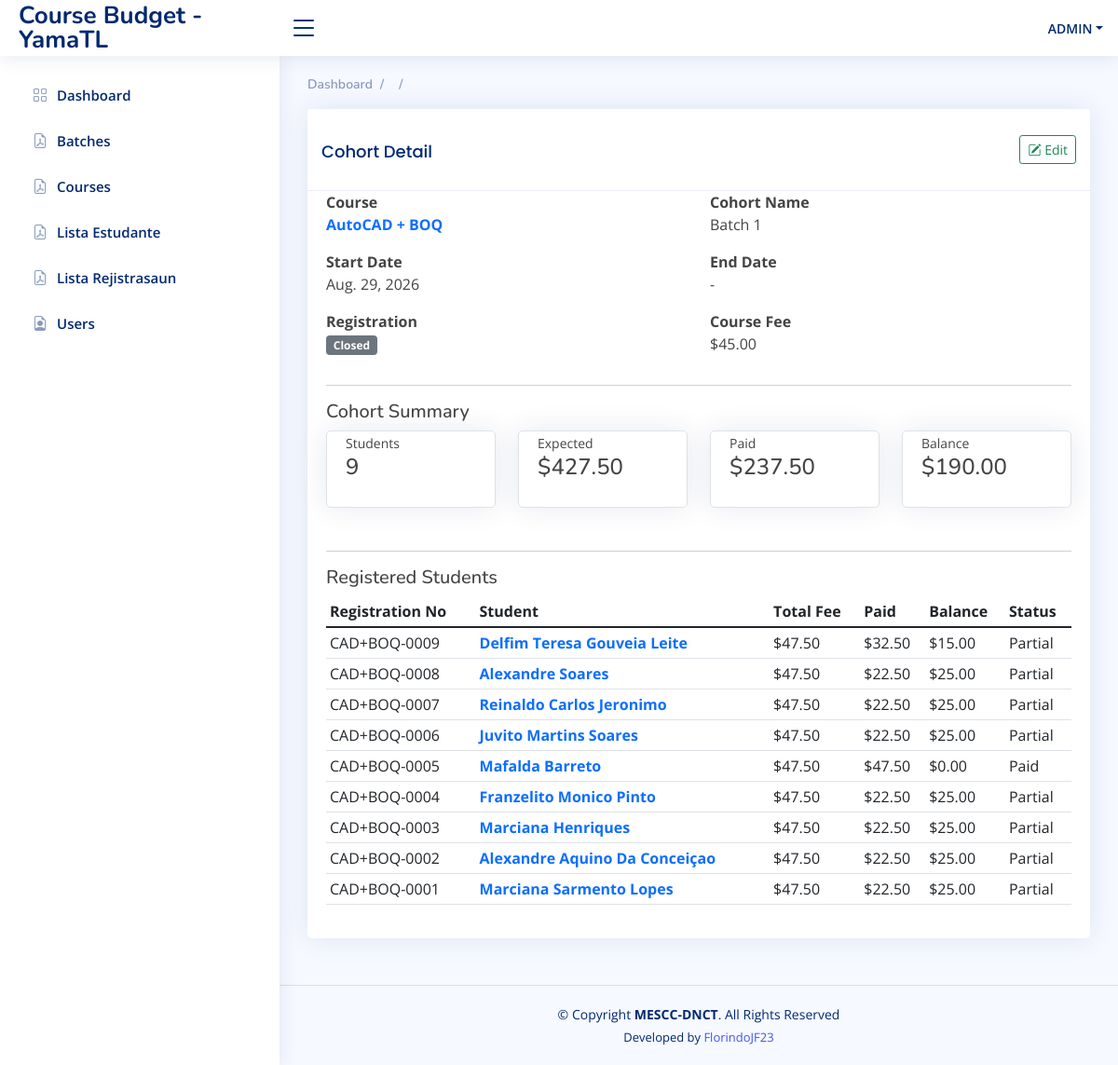
The app's page /courses/batches/3/ (signed in) with its own data.
### courses/models.py (models this page shows, shortened)
class Cohort(models.Model):
    course = models.ForeignKey(Course, on_delete=models.PROTECT, related_name="cohorts")
    name = models.CharField(max_length=100)
    start_date = models.DateField()
    end_date = models.DateField(null=True, blank=True)
    registration_open = models.BooleanField(default=True)
    created_at = models.DateTimeField(auto_now_add=True)
    class Meta:
        ordering = ["-start_date"]

class Course(models.Model):
    code = models.CharField(max_length=20, unique=True)
    name = models.CharField(max_length=100, unique=True)
    fee = models.DecimalField(max_digits=10, decimal_places=2)
    active = models.BooleanField(default=True)
    created_at = models.DateTimeField(auto_now_add=True)
    class Meta:
        ordering = ["name"]

class Registration(models.Model):
    PAYMENT_METHOD_CHOICES = [
        ("Cash", "Cash"),
        ("Bank Transfer", "Bank Transfer"),
        ("Mobile Payment", "Mobile Payment"),
    ]
    student = models.ForeignKey(Student, on_delete=models.PROTECT, related_name="registrations")
    cohort = models.ForeignKey(Cohort, on_delete=models.PROTECT, related_name="registrations")
    course_fee = models.DecimalField(max_digits=10, decimal_places=2, null=True, blank=True)
    registration_fee = models.DecimalField(max_digits=10, decimal_places=2, default=Decimal("2.50"))
    amount_paid = models.DecimalField(max_digits=10, decimal_places=2, default=Decimal("0.00"))
    payment_method = models.CharField(max_length=50, choices=PAYMENT_METHOD_CHOICES, blank=True)
    payment_date = models.DateField(null=True, blank=True)
    notes = models.TextField(blank=True)
    payment_history = models.JSONField(default=list, blank=True)
    created_at = models.DateTimeField(auto_now_add=True)
    updated_at = models.DateTimeField(auto_now=True)
    class Meta:
        ordering = ["-created_at"]
    @property
    def total_fee(self):
        course_fee = self.course_fee or Decimal("0.00")
        registration_fee = self.registration_fee or Decimal("0.00")
        return course_fee + registration_fee
    @property
    def balance(self):
        amount_paid = self.amount_paid or Decimal("0.00")
        return self.total_fee - amount_paid
    @property
    def payment_status(self):
        amount_paid = self.amount_paid or Decimal("0.00")
        if amount_paid <= 0:
            return "Unpaid"
        if amount_paid < self.total_fee:
            return "Partial"
        return "Paid"

class Student(models.Model):
    SEX_CHOICES = [
        ("Male", "Male"),
        ("Female", "Female"),
    ]
    reg_no = models.CharField(max_length=30, unique=True)
    full_name = models.CharField(max_length=200)
    sex = models.CharField(max_length=10,choices=SEX_CHOICES,blank=True,)
    education_semester = models.PositiveIntegerField(null=True, blank=True)
    study_program = models.CharField(max_length=200, blank=True)
    birth_date = models.DateField(null=True, blank=True)
    email = models.EmailField(blank=True)
    phone = models.CharField(max_length=30, blank=True)
    address = models.TextField(blank=True)
    created_at = models.DateTimeField(auto_now_add=True)
    class Meta:
        ordering = ["full_name"]

### courses/views.py (the view)
# urls.py: path("batches/<int:pk>/", views.cohort_detail, name="cohort_detail"),
@login_required
def cohort_detail(request, pk):
    cohort = get_object_or_404(
        Cohort.objects.select_related("course"),
        pk=pk
    )
    registrations = Registration.objects.filter(
        cohort=cohort
    ).select_related("student")
    summary = registrations.aggregate(
        student_count=Count("id"),
        course_fee=Coalesce(
            Sum("course_fee"), Decimal("0.00")
        ),
        registration_fee=Coalesce(
            Sum("registration_fee"), Decimal("0.00")
        ),
        amount_paid=Coalesce(
            Sum("amount_paid"), Decimal("0.00")
        ),
    )
    expected = summary["course_fee"] + summary["registration_fee"]
    balance = expected - summary["amount_paid"]
    return render(request, "courses/cohort_detail.html", {
        "cohort": cohort,
        "registrations": registrations,
        "summary": summary,
        "expected": expected,
        "balance": balance,
    })

### courses/templates/courses/cohort_detail.html
{% extends 'main/base.html' %}
{% block content %}
<section class="section">
    <div class="row">
        <div class="col-lg-12">
            <div class="card">
                <div class="card-header d-flex justify-content-between align-items-center">
                    <h5 class="card-title mb-0">
                        Cohort Detail
                    </h5>
                    <a href="{% url 'cohort_update' cohort.id %}"
                       class="btn btn-sm btn-outline-success">
                        <i class="bi bi-pencil-square"></i> Edit
                    </a>
                </div>
                <div class="card-body">
                    <div class="row">
                        <div class="col-md-6">
                            <strong>Course</strong>
                            <p>
                                <a href="{% url 'course_detail' cohort.course.id %}"
                                   class="text-primary fw-bold">
                                    {{ cohort.course.name }}
                                </a>
                            </p>
                        </div>
                        <div class="col-md-6">
                            <strong>Cohort Name</strong>
                            <p>{{ cohort.name }}</p>
                        </div>
                        <div class="col-md-6">
                            <strong>Start Date</strong>
                            <p>{{ cohort.start_date }}</p>
                        </div>
                        <div class="col-md-6">
                            <strong>End Date</strong>
                            <p>{{ cohort.end_date|default:"-" }}</p>
                        </div>
                        <div class="col-md-6">
                            <strong>Registration</strong>
                            <p>
                                {% if cohort.registration_open %}
                                    <span class="badge bg-success">
                                        Open
                                    </span>
                                {% else %}
                                    <span class="badge bg-secondary">
                                        Closed
                                    </span>
                                {% endif %}
                            </p>
                        </div>
                        <div class="col-md-6">
                            <strong>Course Fee</strong>
                            <p>
                                ${{ cohort.course.fee|floatformat:2 }}
                            </p>
                        </div>
                    </div>
                    <hr>
                    <h5>Cohort Summary</h5>
                    <div class="row">
                        <div class="col-md-3">
                            <div class="card border">
                                <div class="card-body">
                                    <small>Students</small>
                                    <h4>{{ summary.student_count }}</h4>
                                </div>
                            </div>
                        </div>
                        <div class="col-md-3">
                            <div class="card border">
                                <div class="card-body">
                                    <small>Expected</small>
                                    <h4>${{ expected|floatformat:2 }}</h4>
                                </div>
                            </div>
                        </div>
                        <div class="col-md-3">
                            <div class="card border">
                                <div class="card-body">
                                    <small>Paid</small>
                                    <h4>${{ summary.amount_paid|floatformat:2 }}</h4>
                                </div>
                            </div>
                        </div>
                        <div class="col-md-3">
                            <div class="card border">
                                <div class="card-body">
                                    <small>Balance</small>
                                    <h4>${{ balance|floatformat:2 }}</h4>
                                </div>
                            </div>
                        </div>
                    </div>
                    <hr>
                    <h5>Registered Students</h5>
                    <div class="table-responsive">
                        <table class="table table-sm table-hover">
                            <thead>
                                <tr>
                                    <th>Registration No</th>
                                    <th>Student</th>
                                    <th>Total Fee</th>
                                    <th>Paid</th>
                                    <th>Balance</th>
                                    <th>Status</th>
                                </tr>
                            </thead>
                            <tbody>
                                {% for registration in registrations %}
                                <tr>
                                    <td>
                                        {{ registration.student.reg_no }}
                                    </td>
                                    <td>
                                        <a href="{% url 'registration_detail' registration.id %}"
                                           class="text-primary fw-bold">
                                            {{ registration.student.full_name }}
                                        </a>
                                    </td>
                                    <td>
                                        ${{ registration.total_fee|floatformat:2 }}
                                    </td>
                                    <td>
                                        ${{ registration.amount_paid|floatformat:2 }}
                                    </td>
                                    <td>
                                        ${{ registration.balance|floatformat:2 }}
                                    </td>
                                    <td>
                                        {{ registration.payment_status }}
                                    </td>
                                </tr>
                                {% empty %}
                                <tr>
                                    <td colspan="6" class="text-center">
                                        No student registered in this cohort.
                                    </td>
                                </tr>
                                {% endfor %}
                            </tbody>
                        </table>
                    </div>
                </div>
            </div>
        </div>
    </div>
</section>
{% endblock content %}

### main/templates/main/base.html (shortened to what this page needs)
{% load static %}
<!DOCTYPE html>
<html lang="en">
<head>
  <link href="{% static 'main/assets/vendor/bootstrap/css/bootstrap.min.css' %}" rel="stylesheet">
  <link href="{% static 'main/assets/vendor/bootstrap-icons/bootstrap-icons.css' %}" rel="stylesheet">
  <link href="{% static 'main/assets/vendor/boxicons/css/boxicons.min.css' %}" rel="stylesheet">
  <link href="{% static 'main/assets/vendor/quill/quill.snow.css' %}" rel="stylesheet">
  <link href="{% static 'main/assets/vendor/quill/quill.bubble.css' %}" rel="stylesheet">
  <link href="{% static 'main/assets/vendor/remixicon/remixicon.css' %}" rel="stylesheet">
  <link href="{% static 'main/assets/css/style.css' %}" rel="stylesheet">
</head>
<body>
  <header id="header" class="header fixed-top d-flex align-items-center">
    {% include 'main/header.html' %}
  </header>
  <aside id="sidebar" class="sidebar">
    {% include 'main/sidebar.html' %}
  </aside>
  <main id="main" class="main">
    <div class="pagetitle">
      <nav>
        <ol class="breadcrumb">
          <li class="breadcrumb-item"><a href="{% url 'dashboard2' %}">Dashboard</a></li>
          <li class="breadcrumb-item"></li>
          <li class="breadcrumb-item active">{{title}}</li>
        </ol>
      </nav>
    </div>
    <section class="section dashboard">
      {% block content %}
      {% endblock %}
    </section>
  </main>
  <footer id="footer" class="footer">
    <div class="copyright">
      &copy; Copyright <strong><span>MESCC-DNCT</span></strong>. All Rights Reserved
    </div>
    <div class="credits">
      Developed by <a href="mailto:florindojuniorfernandes@gmail.com">FlorindoJF23</a>
    </div>
  </footer>
</body>
</html>

### main/templates/main/header.html (shortened to what this page needs)
    {% load static %}
    <div class="d-flex align-items-center justify-content-between">
        <a href="{% url 'dashboard2' %}" class="logo d-flex align-items-center">
          <span class="d-none d-md-block">Course Budget - YamaTL</span>
        </a>
        <i class="bi bi-list toggle-sidebar-btn"></i>
      </div>
      <nav class="header-nav ms-auto">
        <ul class="d-flex align-items-center">
          <li class="nav-item dropdown pe-3">
            <a class="nav-link nav-profile d-flex align-items-center pe-0" href="#" data-bs-toggle="dropdown">
              <span class="d-none d-md-block dropdown-toggle ps-2">{{ request.user.username|upper }}</span>
            </a>
          </li>
        </ul>
      </nav>

### main/templates/main/sidebar.html
<ul class="sidebar-nav" id="sidebar-nav">
    <li class="nav-item">
      <a class="nav-link collapsed" href="{% url 'dashboard2' %}">
        <i class="bi bi-grid"></i>
        <span>Dashboard</span>
      </a>
    </li>
    {% if user.is_authenticated %}
			{% if user.groups.all.0.name == 'patient' %}
				{% include 'main/patient.html' %}
      {% elif user.groups.all.0.name == 'doctor' %}
        {% include 'main/doctor.html' %}
      {% elif user.groups.all.0.name == 'clinic' %}
        {% include 'main/clinic.html' %}
			{% else %}
				{% include 'main/admin.html' %}
			{% endif %}
		{% endif %}
  </ul>

### main/templates/main/admin.html
<li class="nav-item">
  <a class="nav-link collapsed" href="{% url 'cohort_list' %}">
    <i class="bi bi-file-earmark-pdf"></i>
    <span>Batches</span>
  </a>
</li>
<li class="nav-item">
  <a class="nav-link collapsed" href="{% url 'course_list' %}">
    <i class="bi bi-file-earmark-pdf"></i>
    <span>Courses</span>
  </a>
</li>
<li class="nav-item">
  <a class="nav-link collapsed" href="{% url 'student_list' %}">
    <i class="bi bi-file-earmark-pdf"></i>
    <span>Lista Estudante</span>
  </a>
</li>
<li class="nav-item">
  <a class="nav-link collapsed" href="{% url 'registration_list' %}">
    <i class="bi bi-file-earmark-pdf"></i>
    <span>Lista Rejistrasaun</span>
  </a>
</li>
<li class="nav-item">
  <a class="nav-link collapsed" href="{% url  'userlist' %}">
    <i class="bi bi-file-earmark-person"></i>
    <span>Users</span>
  </a>
</li>

### records on screen
Cohort: course.name "AutoCAD + BOQ", name "Batch 1", start_date "Aug. 29, 2026", end_date "-", course.fee "45.00"
Registration: student.reg_no "CAD+BOQ-0009", student.full_name "Delfim Teresa Gouveia Leite", total_fee "47.50", amount_paid "32.50", balance "15.00", payment_status "Partial"
Registration: student.reg_no "CAD+BOQ-0008", student.full_name "Alexandre Soares", total_fee "47.50", amount_paid "22.50", balance "25.00", payment_status "Partial"
Registration: student.reg_no "CAD+BOQ-0007", student.full_name "Reinaldo Carlos Jeronimo", total_fee "47.50", amount_paid "22.50", balance "25.00", payment_status "Partial"
Registration: student.reg_no "CAD+BOQ-0006", student.full_name "Juvito Martins Soares", total_fee "47.50", amount_paid "22.50", balance "25.00", payment_status "Partial"
Registration: student.reg_no "CAD+BOQ-0005", student.full_name "Mafalda Barreto", total_fee "47.50", amount_paid "47.50", balance "0.00", payment_status "Paid"
Registration: student.reg_no "CAD+BOQ-0004", student.full_name "Franzelito Monico Pinto", total_fee "47.50", amount_paid "22.50", balance "25.00", payment_status "Partial"
Registration: student.reg_no "CAD+BOQ-0003", student.full_name "Marciana Henriques", total_fee "47.50", amount_paid "22.50", balance "25.00", payment_status "Partial"
Registration: student.reg_no "CAD+BOQ-0002", student.full_name "Alexandre Aquino Da Conceiçao", total_fee "47.50", amount_paid "22.50", balance "25.00", payment_status "Partial"
Registration: student.reg_no "CAD+BOQ-0001", student.full_name "Marciana Sarmento Lopes", total_fee "47.50", amount_paid "22.50", balance "25.00", payment_status "Partial"

### other values on screen
{{ request.user.username|upper }} "ADMIN"
{{ summary.student_count }} "9"
{{ expected|floatformat:2 }} "427.50"
{{ summary.amount_paid|floatformat:2 }} "237.50"
{{ balance|floatformat:2 }} "190.00"
